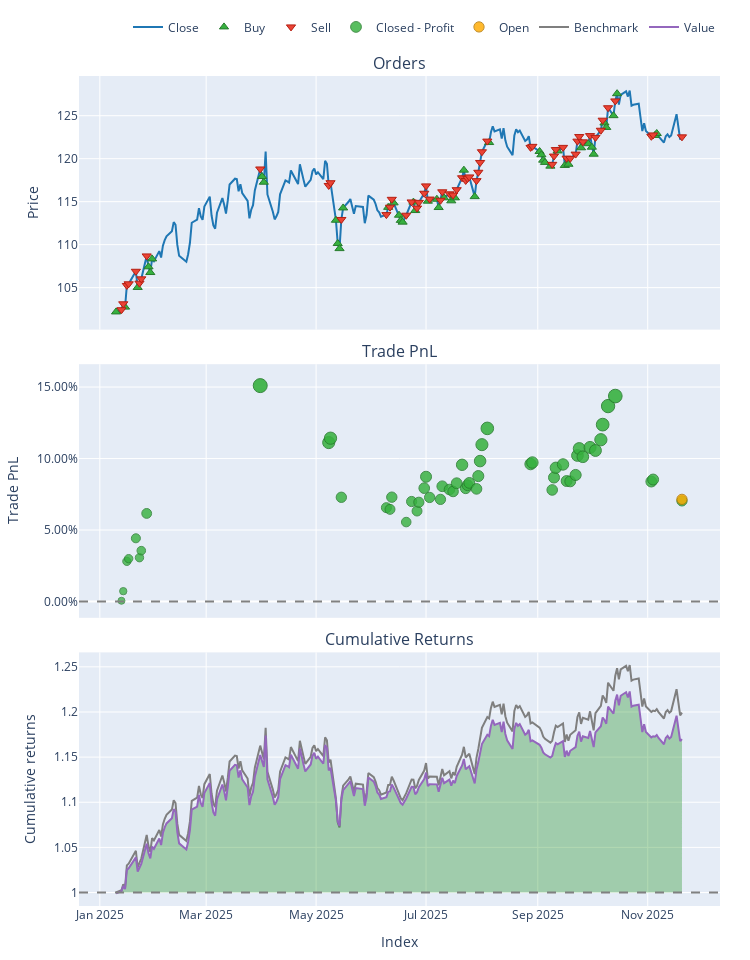

The notebook cell saved with this chart:
### Markdown cell above
#### DUK - YES

### Code cell
stock_symbol = "DUK"
# 2. Load Data
try:
    # ensuring your path is correct
    data = pd.read_csv(f'data/processed/{stock_symbol}_processed_2022.csv')
    if 'Date' in data.columns:
        data['Date'] = pd.to_datetime(data['Date'])
        data.set_index('Date', inplace=True)
    print("Data loaded successfully.")
except FileNotFoundError:
    print("Error: Data file not found. Check path.")
    sys.exit()

# 3. Split Train/Test
split_idx = int(len(data) * 0.7)
train_df = data.iloc[:split_idx]
test_df = data.iloc[split_idx:]

# --- TRAINING PHASE ---
print("Training PPO Agent...")

# Initialize Trainer (Pass config if needed, or defaults)
trainer = ModelTrainerRL(config['reinforcement_learning'])
env_params = config['reinforcement_learning']['environment']

# Create Training Environment
env_train = TradingEnvRL(
    train_df, 
    initial_balance=env_params.get('initial_balance', 10000),
    commission=env_params.get('commission', 0.001),
    lookback_window=env_params.get('lookback_window', 30),
    reward_func='profit'
)

# Train and Save
# This automatically handles the VecNormalize wrapper creation
result = trainer.train_ppo(env_train) 

# IMPORTANT: Save the model and the normalization stats to disk
# We will reload them for the test phase to ensure consistency
save_path = "models/"
trainer.save_models(save_path)
print("Training Complete. Models saved.")

# --- INFERENCE PHASE (UPDATED) ---
print("Generating Agent Predictions on Test Data...")

# 1. Load the Trained Model
model = PPO.load(os.path.join(save_path, "ppo_model"))

# 2. Create the Test Environment
# Must have the same observation space (columns) as training
env_test = TradingEnvRL(
    test_df, 
    initial_balance=env_params.get('initial_balance', 100000),
    commission=env_params.get('commission', 0.001),
    lookback_window=env_params.get('lookback_window', 30),
    reward_func='profit' 
)

# 3. Wrap it in DummyVecEnv (Required for SB3)
vec_env_test = DummyVecEnv([lambda: env_test])

# 4. Load Normalization Statistics
# This applies the Training Mean/Variance to the Test Data (Crucial!)
norm_path = os.path.join(save_path, f"ppo_vecnormalize_{stock_symbol}.pkl")
if os.path.exists(norm_path):
    vec_env_test = VecNormalize.load(norm_path, vec_env_test)
    vec_env_test.training = False     # Do not update stats on test data
    vec_env_test.norm_reward = False  # Do not normalize rewards for testing
else:
    print("WARNING: Normalization stats not found. Model predictions may be garbage.")

# 5. Run Inference Loop
obs = vec_env_test.reset()
done = [False]  # VecEnv returns done as a list/array
actions = []

while not done[0]:
    # Predict action (obs is now correctly scaled)
    action, _ = model.predict(obs, deterministic=True)
    actions.append(action[0]) # Extract single action
    
    # Step the environment
    obs, _, done, _ = vec_env_test.step(action)

print(f"Generated {len(actions)} actions.")


# --- BACKTESTING PHASE ---
print("Running Backtest...")

backtester = PortfolioBacktesterRL(env_params) 

# Note: 'actions' corresponds to the period [lookback_window : end]
# Ensure your backtester handles this alignment. 
# Usually, passing the full price_data and the lookback_window allows 
# the backtester to slice the prices correctly to match the actions.
portfolio = backtester.run_backtest(
    price_data=test_df['close'], 
    predicted_weights=np.array(actions).flatten(),
    lookback_window=env_params.get('lookback_window', 30)
)

comparison = backtester.compare_with_buy_and_hold_rl()

# Show Metrics
metrics = backtester.get_performance_metrics()
print("\n--- Strategy Performance ---")
for k, v in metrics.items():
    print(f"{k}: {v:.4f}")
    
# Plot
portfolio.plot().show()

### Figure 1 — Plotly figure (JSON) as saved in the notebook; plotly's stock layout.template omitted (floating-point values rounded to 4 significant figures; data arrays with more than 128 entries replaced by an {"elided": "..."} marker saying what was removed)
{"data": [{"legendgroup": "0", "line": {"color": "#1f77b4"}, "name": "Close", "showlegend": true, "type": "scatter", "uid": "2e818a52-8a02-4d70-807f-5e03a647383d", "x": {"elided": "218 str values"}, "xaxis": "x", "y": {"elided": "218 float values"}, "yaxis": "y"}, {"customdata": {"elided": "46x3 float values"}, "hovertemplate": "Order Id: %{customdata[0]}<br>Timestamp: %{x}<br>Price: %{y}<br>Size: %{customdata[1]:.6f}<br>Fees: %{customdata[2]:.6f}", "legendgroup": "1", "marker": {"color": "#37B13F", "line": {"color": "rgb(38,123,44)", "width": 1}, "size": 8, "symbol": "triangle-up"}, "mode": "markers", "name": "Buy", "type": "scatter", "uid": "14c152f9-24da-4a9b-b715-b918b62164b9", "x": ["2025-01-10T00:00:00-05:00", "2025-01-15T00:00:00-05:00", "2025-01-22T00:00:00-05:00", "2025-01-28T00:00:00-05:00", "2025-01-29T00:00:00-05:00", "2025-01-30T00:00:00-05:00", "2025-04-01T00:00:00-04:00", "2025-04-02T00:00:00-04:00", "2025-05-12T00:00:00-04:00", "2025-05-13T00:00:00-04:00", "2025-05-14T00:00:00-04:00", "2025-05-16T00:00:00-04:00", "2025-06-10T00:00:00-04:00", "2025-06-13T00:00:00-04:00", "2025-06-16T00:00:00-04:00", "2025-06-17T00:00:00-04:00", "2025-06-18T00:00:00-04:00", "2025-06-24T00:00:00-04:00", "2025-06-25T00:00:00-04:00", "2025-07-02T00:00:00-04:00", "2025-07-07T00:00:00-04:00", "2025-07-08T00:00:00-04:00", "2025-07-11T00:00:00-04:00", "2025-07-15T00:00:00-04:00", "2025-07-17T00:00:00-04:00", "2025-07-22T00:00:00-04:00", "2025-07-28T00:00:00-04:00", "2025-08-05T00:00:00-04:00", "2025-09-02T00:00:00-04:00", "2025-09-03T00:00:00-04:00", "2025-09-04T00:00:00-04:00", "2025-09-05T00:00:00-04:00", "2025-09-08T00:00:00-04:00", "2025-09-12T00:00:00-04:00", "2025-09-16T00:00:00-04:00", "2025-09-18T00:00:00-04:00", "2025-09-25T00:00:00-04:00", "2025-09-29T00:00:00-04:00", "2025-10-01T00:00:00-04:00", "2025-10-02T00:00:00-04:00", "2025-10-08T00:00:00-04:00", "2025-10-09T00:00:00-04:00", "2025-10-13T00:00:00-04:00", "2025-10-15T00:00:00-04:00", "2025-11-05T00:00:00-05:00", "2025-11-06T00:00:00-05:00"], "xaxis": "x", "y": [102.2, 102.7, 105.0, 107.4, 106.8, 108.3, 117.9, 117.3, 112.8, 110.1, 109.5, 114.3, 114.3, 114.9, 113.4, 112.8, 112.6, 114.9, 114.0, 115.1, 115.3, 114.3, 115.4, 115.1, 115.4, 118.7, 115.6, 121.9, 120.8, 120.5, 119.8, 119.6, 119.1, 120.9, 119.2, 119.4, 121.3, 121.7, 121.3, 120.5, 124.2, 123.6, 125.0, 127.6, 122.7, 122.9], "yaxis": "y"}, {"customdata": {"elided": "57x3 float values"}, "hovertemplate": "Order Id: %{customdata[0]}<br>Timestamp: %{x}<br>Price: %{y}<br>Size: %{customdata[1]:.6f}<br>Fees: %{customdata[2]:.6f}", "legendgroup": "2", "marker": {"color": "#EA4335", "line": {"color": "rgb(181,31,18)", "width": 1}, "size": 8, "symbol": "triangle-down"}, "mode": "markers", "name": "Sell", "type": "scatter", "uid": "d29ed743-9982-4f01-8e72-23aaac77ede9", "x": ["2025-01-13T00:00:00-05:00", "2025-01-14T00:00:00-05:00", "2025-01-16T00:00:00-05:00", "2025-01-17T00:00:00-05:00", "2025-01-21T00:00:00-05:00", "2025-01-23T00:00:00-05:00", "2025-01-24T00:00:00-05:00", "2025-01-27T00:00:00-05:00", "2025-03-31T00:00:00-04:00", "2025-05-08T00:00:00-04:00", "2025-05-09T00:00:00-04:00", "2025-05-15T00:00:00-04:00", "2025-06-09T00:00:00-04:00", "2025-06-11T00:00:00-04:00", "2025-06-12T00:00:00-04:00", "2025-06-20T00:00:00-04:00", "2025-06-23T00:00:00-04:00", "2025-06-26T00:00:00-04:00", "2025-06-27T00:00:00-04:00", "2025-06-30T00:00:00-04:00", "2025-07-01T00:00:00-04:00", "2025-07-03T00:00:00-04:00", "2025-07-09T00:00:00-04:00", "2025-07-10T00:00:00-04:00", "2025-07-14T00:00:00-04:00", "2025-07-16T00:00:00-04:00", "2025-07-18T00:00:00-04:00", "2025-07-21T00:00:00-04:00", "2025-07-23T00:00:00-04:00", "2025-07-24T00:00:00-04:00", "2025-07-25T00:00:00-04:00", "2025-07-29T00:00:00-04:00", "2025-07-30T00:00:00-04:00", "2025-07-31T00:00:00-04:00", "2025-08-01T00:00:00-04:00", "2025-08-04T00:00:00-04:00", "2025-08-28T00:00:00-04:00", "2025-08-29T00:00:00-04:00", "2025-09-09T00:00:00-04:00", "2025-09-10T00:00:00-04:00", "2025-09-11T00:00:00-04:00", "2025-09-15T00:00:00-04:00", "2025-09-17T00:00:00-04:00", "2025-09-19T00:00:00-04:00", "2025-09-22T00:00:00-04:00", "2025-09-23T00:00:00-04:00", "2025-09-24T00:00:00-04:00", "2025-09-26T00:00:00-04:00", "2025-09-30T00:00:00-04:00", "2025-10-03T00:00:00-04:00", "2025-10-06T00:00:00-04:00", "2025-10-07T00:00:00-04:00", "2025-10-10T00:00:00-04:00", "2025-10-14T00:00:00-04:00", "2025-11-03T00:00:00-05:00", "2025-11-04T00:00:00-05:00", "2025-11-20T00:00:00-05:00"], "xaxis": "x", "y": [102.4, 103.1, 105.3, 105.4, 106.9, 105.5, 106.0, 108.7, 118.8, 116.9, 117.2, 112.9, 113.5, 114.4, 115.3, 113.4, 115.0, 114.3, 114.9, 116.0, 116.8, 115.3, 115.2, 116.1, 115.9, 115.8, 116.4, 117.8, 117.5, 117.7, 117.9, 117.4, 118.4, 119.6, 120.8, 122.0, 121.3, 121.4, 119.3, 120.3, 121.1, 121.3, 120.1, 120.0, 120.5, 122.0, 122.6, 122.0, 122.7, 122.5, 123.3, 124.5, 125.9, 126.7, 122.6, 122.8, 122.5], "yaxis": "y"}, {"customdata": {"elided": "57x4 float values"}, "hovertemplate": "Exit Trade Id: %{customdata[0]}<br>Position Id: %{customdata[1]}<br>Exit Timestamp: %{x}<br>PnL: %{customdata[2]:.6f}<br>Return: %{customdata[3]:.2%}", "legendgroup": "3", "marker": {"color": "#37B13F", "line": {"color": "rgb(38,123,44)", "width": 1}, "opacity": [0.75, 0.7567, 0.7775, 0.7793, 0.7936, 0.78, 0.7849, 0.8109, 0.9, 0.8603, 0.8633, 0.8222, 0.8149, 0.8137, 0.8222, 0.8049, 0.8192, 0.8125, 0.8187, 0.8285, 0.8365, 0.8221, 0.8207, 0.8298, 0.8276, 0.8262, 0.8319, 0.8448, 0.8284, 0.8306, 0.8322, 0.828, 0.8369, 0.8474, 0.8588, 0.8702, 0.8453, 0.8464, 0.8273, 0.8359, 0.8427, 0.845, 0.8335, 0.8332, 0.8377, 0.8513, 0.8561, 0.8504, 0.8569, 0.8548, 0.8623, 0.8728, 0.8857, 0.8927, 0.8331, 0.8345, 0.8196], "size": [7.0, 7.312, 8.282, 8.37, 9.032, 8.401, 8.63, 9.841, 14.0, 12.15, 12.29, 10.37, 10.03, 9.974, 10.37, 9.56, 10.23, 9.919, 10.2, 10.66, 11.03, 10.36, 10.3, 10.72, 10.62, 10.56, 10.82, 11.42, 10.66, 10.76, 10.83, 10.64, 11.06, 11.54, 12.08, 12.61, 11.45, 11.5, 10.61, 11.01, 11.33, 11.43, 10.9, 10.88, 11.09, 11.73, 11.95, 11.69, 11.99, 11.89, 12.24, 12.73, 13.33, 13.66, 10.88, 10.94, 10.25], "symbol": "circle"}, "mode": "markers", "name": "Closed - Profit", "type": "scatter", "uid": "893531f4-39e6-4947-ae3b-e7fb357e2f66", "x": ["2025-01-13T00:00:00-05:00", "2025-01-14T00:00:00-05:00", "2025-01-16T00:00:00-05:00", "2025-01-17T00:00:00-05:00", "2025-01-21T00:00:00-05:00", "2025-01-23T00:00:00-05:00", "2025-01-24T00:00:00-05:00", "2025-01-27T00:00:00-05:00", "2025-03-31T00:00:00-04:00", "2025-05-08T00:00:00-04:00", "2025-05-09T00:00:00-04:00", "2025-05-15T00:00:00-04:00", "2025-06-09T00:00:00-04:00", "2025-06-11T00:00:00-04:00", "2025-06-12T00:00:00-04:00", "2025-06-20T00:00:00-04:00", "2025-06-23T00:00:00-04:00", "2025-06-26T00:00:00-04:00", "2025-06-27T00:00:00-04:00", "2025-06-30T00:00:00-04:00", "2025-07-01T00:00:00-04:00", "2025-07-03T00:00:00-04:00", "2025-07-09T00:00:00-04:00", "2025-07-10T00:00:00-04:00", "2025-07-14T00:00:00-04:00", "2025-07-16T00:00:00-04:00", "2025-07-18T00:00:00-04:00", "2025-07-21T00:00:00-04:00", "2025-07-23T00:00:00-04:00", "2025-07-24T00:00:00-04:00", "2025-07-25T00:00:00-04:00", "2025-07-29T00:00:00-04:00", "2025-07-30T00:00:00-04:00", "2025-07-31T00:00:00-04:00", "2025-08-01T00:00:00-04:00", "2025-08-04T00:00:00-04:00", "2025-08-28T00:00:00-04:00", "2025-08-29T00:00:00-04:00", "2025-09-09T00:00:00-04:00", "2025-09-10T00:00:00-04:00", "2025-09-11T00:00:00-04:00", "2025-09-15T00:00:00-04:00", "2025-09-17T00:00:00-04:00", "2025-09-19T00:00:00-04:00", "2025-09-22T00:00:00-04:00", "2025-09-23T00:00:00-04:00", "2025-09-24T00:00:00-04:00", "2025-09-26T00:00:00-04:00", "2025-09-30T00:00:00-04:00", "2025-10-03T00:00:00-04:00", "2025-10-06T00:00:00-04:00", "2025-10-07T00:00:00-04:00", "2025-10-10T00:00:00-04:00", "2025-10-14T00:00:00-04:00", "2025-11-03T00:00:00-05:00", "2025-11-04T00:00:00-05:00", "2025-11-20T00:00:00-05:00"], "xaxis": "x2", "y": [0.0005477, 0.007247, 0.0281, 0.02999, 0.04423, 0.03067, 0.03558, 0.06162, 0.151, 0.1112, 0.1142, 0.07292, 0.06564, 0.06447, 0.07299, 0.05558, 0.06995, 0.06328, 0.06942, 0.0793, 0.08727, 0.07282, 0.07146, 0.08061, 0.07835, 0.07699, 0.08272, 0.09563, 0.07918, 0.08134, 0.08297, 0.07881, 0.08775, 0.09824, 0.1097, 0.1211, 0.09614, 0.09721, 0.07805, 0.08675, 0.09356, 0.09587, 0.08428, 0.08403, 0.08851, 0.1021, 0.107, 0.1013, 0.1078, 0.1056, 0.1132, 0.1237, 0.1367, 0.1437, 0.08392, 0.08532, 0.07039], "yaxis": "y2"}, {"customdata": [[57.0, 0.0, 2995.0, 0.07146]], "hovertemplate": "Exit Trade Id: %{customdata[0]}<br>Position Id: %{customdata[1]}<br>Exit Timestamp: %{x}<br>PnL: %{customdata[2]:.6f}<br>Return: %{customdata[3]:.2%}", "legendgroup": "4", "marker": {"color": "#FFAA00", "line": {"color": "rgb(178,118,0)", "width": 1}, "opacity": [0.8207], "size": [10.3], "symbol": "circle"}, "mode": "markers", "name": "Open", "type": "scatter", "uid": "be3c21e0-b5d1-423b-9979-fcf6f7051e15", "x": ["2025-11-20T00:00:00-05:00"], "xaxis": "x2", "y": [0.07146], "yaxis": "y2"}, {"legendgroup": "5", "line": {"color": "#7f7f7f"}, "name": "Benchmark", "showlegend": true, "type": "scatter", "uid": "7f1c3d07-b406-4ab1-9976-dd847a42fd36", "x": {"elided": "218 str values"}, "xaxis": "x3", "y": {"elided": "218 float values"}, "yaxis": "y3"}, {"hoverinfo": "skip", "legendgroup": "6", "line": {"color": "rgba(0, 0, 0, 0)", "width": 0}, "opacity": 0, "showlegend": false, "type": "scatter", "uid": "9fdcd0dd-b0df-4772-8d9d-81828690b1f2", "x": {"elided": "218 str values"}, "xaxis": "x3", "y": {"elided": "218 int values"}, "yaxis": "y3"}, {"connectgaps": false, "fill": "tonexty", "fillcolor": "rgba(0, 128, 0, 0.3)", "hoverinfo": "skip", "legendgroup": "6", "line": {"color": "rgba(0, 0, 0, 0)", "width": 0}, "opacity": 0, "showlegend": false, "type": "scatter", "uid": "b041e69e-1b48-4188-92e9-86041649d5a7", "x": {"elided": "218 str values"}, "xaxis": "x3", "y": {"elided": "218 float values"}, "yaxis": "y3"}, {"hoverinfo": "skip", "legendgroup": "6", "line": {"color": "rgba(0, 0, 0, 0)", "width": 0}, "opacity": 0, "showlegend": false, "type": "scatter", "uid": "b15cc4a0-18ed-41d5-a050-040e27e7f164", "x": {"elided": "218 str values"}, "xaxis": "x3", "y": {"elided": "218 int values"}, "yaxis": "y3"}, {"connectgaps": false, "fill": "tonexty", "fillcolor": "rgba(255, 0, 0, 0.3)", "hoverinfo": "skip", "legendgroup": "6", "line": {"color": "rgba(0, 0, 0, 0)", "width": 0}, "opacity": 0, "showlegend": false, "type": "scatter", "uid": "842ad3fc-3d11-4861-af88-bbebe14e433d", "x": {"elided": "218 str values"}, "xaxis": "x3", "y": {"elided": "218 float values"}, "yaxis": "y3"}, {"legendgroup": "7", "line": {"color": "#9467bd"}, "name": "Value", "showlegend": true, "type": "scatter", "uid": "6534dc05-6db6-453a-b5c5-b66ae2fb299c", "x": {"elided": "218 str values"}, "xaxis": "x3", "y": {"elided": "218 float values"}, "yaxis": "y3"}, {"hoverinfo": "skip", "legendgroup": "6", "line": {"color": "rgba(0, 0, 0, 0)", "width": 0}, "opacity": 0, "showlegend": false, "type": "scatter", "uid": "c03df031-77ab-4ec1-820e-09f3f951f764", "x": {"elided": "218 str values"}, "xaxis": "x3", "y": {"elided": "218 int values"}, "yaxis": "y3"}], "layout": {"annotations": [{"font": {"size": 16}, "showarrow": false, "text": "Orders", "x": 0.5, "xanchor": "center", "xref": "paper", "y": 1, "yanchor": "bottom", "yref": "paper"}, {"font": {"size": 16}, "showarrow": false, "text": "Trade PnL", "x": 0.5, "xanchor": "center", "xref": "paper", "y": 0.6528, "yanchor": "bottom", "yref": "paper"}, {"font": {"size": 16}, "showarrow": false, "text": "Cumulative Returns", "x": 0.5, "xanchor": "center", "xref": "paper", "y": 0.3056, "yanchor": "bottom", "yref": "paper"}], "height": 960, "legend": {"orientation": "h", "traceorder": "normal", "x": 1, "xanchor": "right", "y": 1.042, "yanchor": "bottom"}, "margin": {"b": 30, "l": 30, "r": 30, "t": 30}, "shapes": [{"line": {"color": "gray", "dash": "dash"}, "type": "line", "x0": 0, "x1": 1, "xref": "paper", "y0": 0, "y1": 0, "yref": "y2"}, {"line": {"color": "gray", "dash": "dash"}, "type": "line", "x0": 0, "x1": 1, "xref": "paper", "y0": 1, "y1": 1, "yref": "y3"}], "showlegend": true, "width": 750, "xaxis": {"anchor": "y", "domain": [0, 1], "matches": "x3", "showticklabels": false}, "xaxis2": {"anchor": "y2", "domain": [0, 1], "matches": "x3", "showticklabels": false}, "xaxis3": {"anchor": "y3", "domain": [0, 1], "title": {"text": "Index"}}, "yaxis": {"anchor": "x", "domain": [0.6944, 1], "title": {"text": "Price"}}, "yaxis2": {"anchor": "x2", "domain": [0.3472, 0.6528], "tickformat": ".2%", "title": {"text": "Trade PnL"}}, "yaxis3": {"anchor": "x3", "domain": [0, 0.3056], "title": {"text": "Cumulative returns"}}}}
